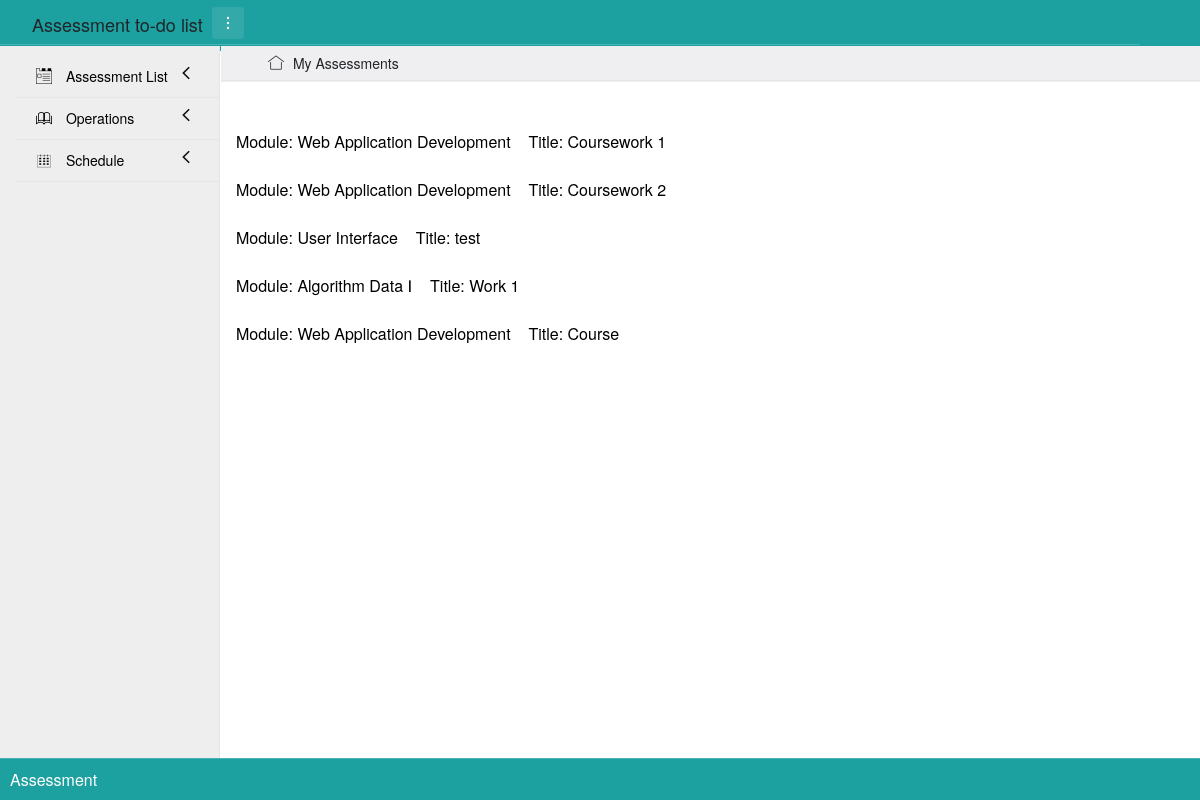
The app's page /turn?day=30 with its own data.
### app/models.py (models this page shows)
class Assessment(db.Model):
    __tablename__ = 'assessments'
    id = db.Column(db.Integer, primary_key=True)
    module = db.Column(db.String(100))
    title = db.Column(db.String(100))
    code = db.Column(db.String(10))
    release_day = db.Column(db.Date())      # the date that assessment begins
    deadline = db.Column(db.Date())
    description = db.Column(db.String(3000))
    status = db.Column(db.Boolean())    # there are two status, 1 is completed, 0 is uncompleted

### app/views.py (the view)
@app.route('/turn', methods=['GET'])
def turn():
    day = request.args.get('day')
    curr_time = datetime.now()
    day = datetime(curr_time.year, curr_time.month, int(day)).date()
    print(day)
    plan = Plan.query.filter_by(day=day).all()
    task = Assessment.query.all()
    print(plan)
    left_assessment = []
    num = []
    for i in plan:
        num.append(i.work)
    print(num)
    for k in task:
        if k.id not in num:
            left_assessment.append(k)
    print(left_assessment)
    return render_template('choose.html', PageTitle='Choose', assessments=left_assessment, day=day.day)

### app/templates/choose.html (shortened to what this page needs)
{% extends "base.html" %}
{% block content %}
<br>
<br>
<div class="layui-container">
    {% for k in assessments %}
    <div class="layui-row">
        <a href="{{ url_for('choose', day_p=day, id=k.id) }}">
            Module: {{k.module}}&nbsp;&nbsp;&nbsp; Title: {{k.title}}
        </a>
    </div>
    <br>
    {% endfor %}
</div>
{% endblock %}

### app/static/css/index.css (style rules this page uses)
a { color: black; padding: 0; text-decoration: none; }

### records on screen
Assessment: module "Web Application Development", title "Coursework 1"
Assessment: module "Web Application Development", title "Coursework 2"
Assessment: module "User Interface", title "test"
Assessment: module "Algorithm Data Ⅰ", title "Work 1"
Assessment: module "Web Application Development", title "Course"
